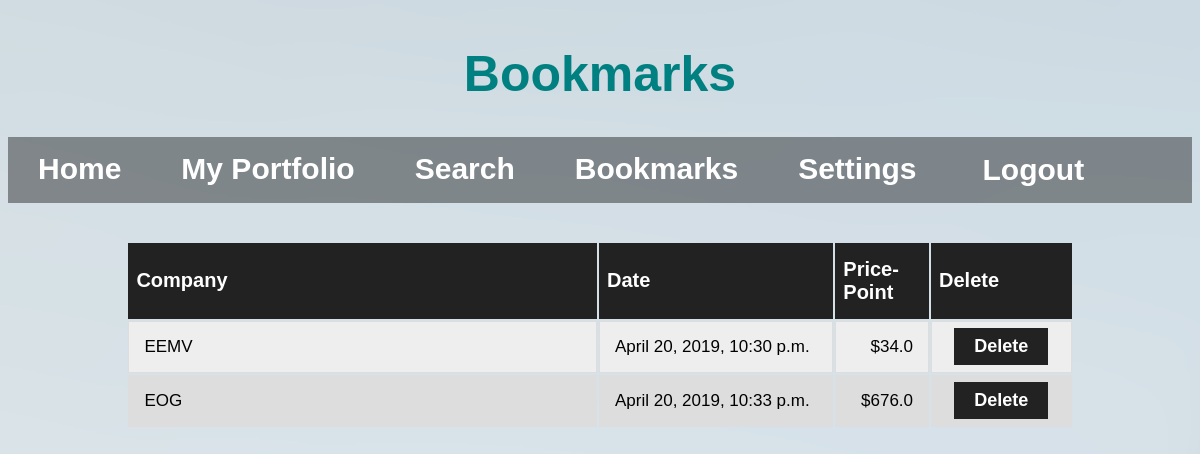
Before: /bookmarks (signed in) with the older database file.
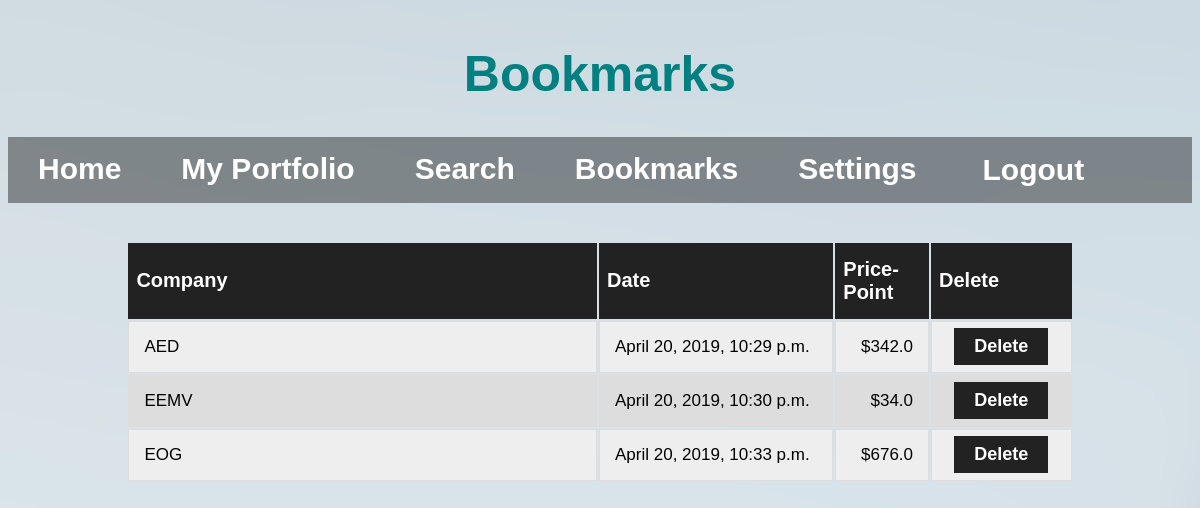
After: the same page with the newer database file.
### XChange/models.py (models this page shows)
class Bookmark(models.Model):
    userProfile = models.ForeignKey(UserProfile)
    companyName = models.CharField(max_length=250)
    setDate = models.DateTimeField()
    bookmarkPrice = models.FloatField(max_length=250)
    bookmarkAmount = models.IntegerField(max_length=250)

### XChange/views.py (the view, shortened to what this page needs)
# urls.py: url(r'^bookmarks', views.bookmarks, name='bookmarks'),
def bookmarks(request):
    if not request.user.is_authenticated:
        return redirect('%s?next=%s' % (djSettings.LOGIN_URL, request.path))
    currentProfile = UserProfile.objects.get(user = request.user)
    userBookmarks = Bookmark.objects.filter(userProfile = currentProfile).order_by('companyName')
    return render(request, 'XChange/bookmarks.html', {'userBookmarks': userBookmarks})

### XChange/templates/XChange/bookmarks.html (shortened to what this page needs)
<!DOCTYPE html>
<html>
  <head>
    <link rel="stylesheet" type="text/css" href="/static/XChange/css/bookmarks.css" />
    <link rel="stylesheet" type="text/css" href="/static/XChange/css/common.css" />
  </head>
  <body>
    <h1 id="bookmark-title">Bookmarks</h1>
    <div class="navBarDiv">
      <ul class="navBarList">
        <li class="homeNav"><a href="home.html">Home</a></li>
        <li class="portNav"><a href="myPortfolio.html">My Portfolio</a></li>
        <li class="srchNav"><a href="search.html">Search</a></li>
        <li class="bmarkNav"><a href="#">Bookmarks</a></li>
        <li class="settNav"><a href="settings.html">Settings</a></li>
        <li class="logOut">
                  <form method='POST'>
                    <button type="submit" name="submit" value="Logout">Logout</button>
                  </form></li>
      </ul>
    </div>
    <br>
    <div id="tableDiv">
      <table id = "tableBookmark">
        <col id="compNameBook">
        <col id="dateBook">
        <col id="priceBook">
        <col id="deleteButton">
        <tr>
          <div class = "tableBookmarkDiv">
          <th>Company</th>
          <th>Date</th>
          <th class="rightAlignPrice">Price-Point</th>
          <th id="deleteHeader">Delete</th>
          </div>
        </tr>
        {% for b in userBookmarks %}
          <tr>
            <td>{{b.companyName}}</td>
            <td>{{b.setDate}}</td>
            <td class="rightAlignPrice">${{b.bookmarkPrice}}</td>
            <td class="deleteCell">
            <form method='POST'>
                <button type="submit" name="delete" value="{{b.id}}">Delete</button>
            </form>
            </td>
          </tr>
        {% endfor %}
      </table>
    </div>
  </body>
</html>

Changed rows visible on the page:
added Bookmark: companyName "AED", setDate "April 20, 2019, 10:29 p.m.", bookmarkPrice "342.0", {{ b.id }} 1 (drawn)
